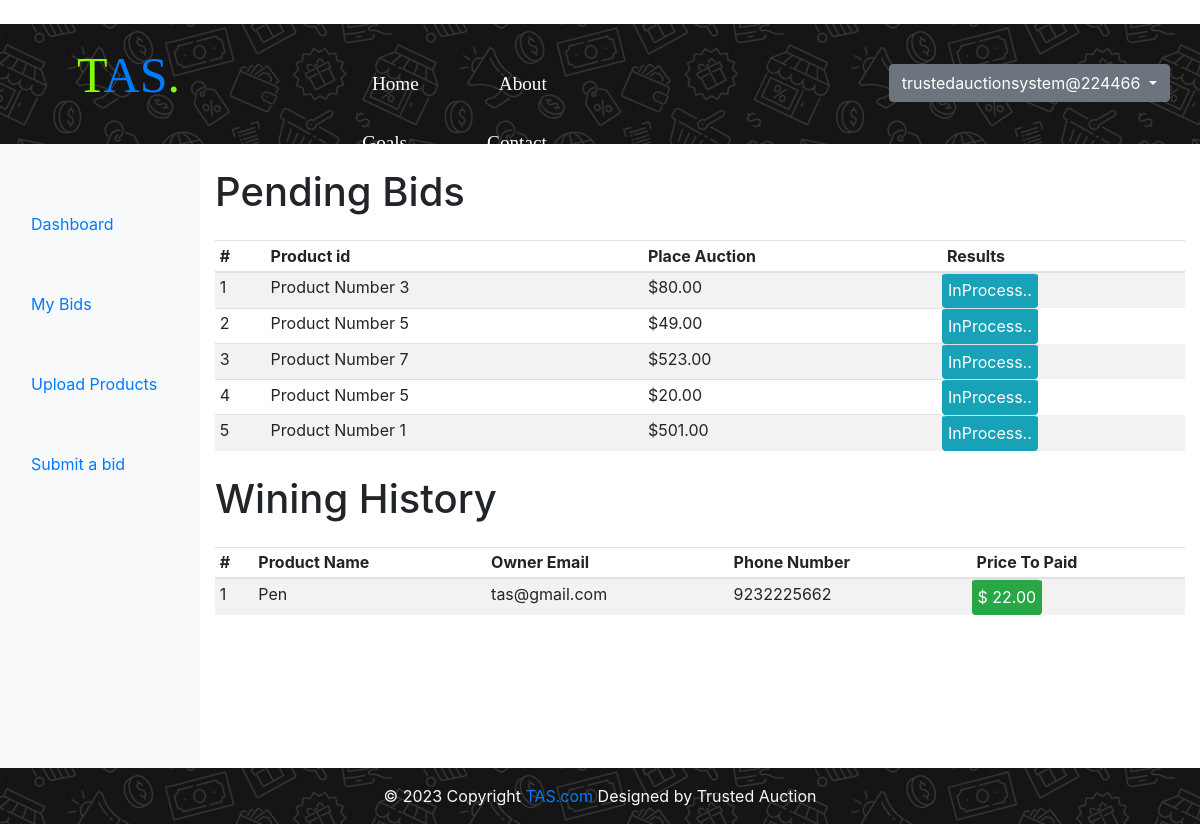
Screenshot of /shop/mybids/ (signed in) with the database file from the repository.
### shop/models.py (models this page shows, shortened)
class bidder(models.Model):
    bid = models.AutoField(primary_key = True)
    pid = models.CharField(max_length=50)
    bemail = models.EmailField(max_length=254)
    bprice = models.CharField(max_length=50)

class winner(models.Model):
    productid = models.AutoField(primary_key = True)
    productname = models.CharField(max_length=50)
    owneremail = models.CharField(max_length=50)
    winneremail = models.CharField(max_length=50)
    price = models.CharField(max_length = 50)
    phonenumber = models.IntegerField(default = 0)

### shop/views.py (the view)
# urls.py: path("mybids/" , views.mybids, name = "mybids"),
def mybids(request):
    wer = request.user
    em = (wer.email)
    da = bidder.objects.filter(bemail = em)
    count = da.count()
    if count == 0:
        param = { 'countda' : count}
    else:
        prod = product.objects.filter(id = da[0].pid)
    objs = winner.objects.filter(winneremail = em)
    param = {'bidding':da , 'nameprod' : prod[0],'objs':objs,'countda' : count , 'countobj':objs.count()}
    return render(request,"shop/mybids.html",param)

### shop/templates/shop/mybids.html (shortened to what this page needs)
{% extends 'shop/data.html' %}
{% block bufferbody %}
<div class="table-responsive tables">
    {% if countda == 0 %}
      <h1 style="margin-left:25rem;margin-top:12rem">No Record to show</h1>
    {%else%}
        <h1 class="mt-4">Pending Bids</h1>
        <table class="table table-striped table-sm mt-4">
        <thead>
            <tr>
            <th>#</th>
            <th>Product id</th>
            <th>Place Auction</th>
            <th>Results</th>
            </tr>
        </thead>
        <tbody>
            {% for prd in bidding %}
            <tr>
                <td>{{forloop.counter}}</td>
                <td>Product Number {{prd.pid}}</td>
                <td>${{prd.bprice}}.00</td>
                <td class="btn btn-info text-white">InProcess..</td>
            </tr>
            {%endfor%}
            </tbody>
        </table>
    {%endif%}
        <h1 class="mt-4">Wining History</h1>
        {% if countobj == 0 %}
            <center><h3>No History Found</h3></center>
        {% else %}
            <table class="table table-striped table-sm mt-4">
                <thead>
                    <tr>
                    <th>#</th>
                    <th>Product Name</th>
                    <th>Owner Email</th>
                    <th>Phone Number</th>
                    <th>Price To Paid</th>
                    </tr>
                </thead>
                <tbody>
                    {% for prd in objs %}
                    <tr>
                        <td>{{forloop.counter}}</td>
                        <td>{{prd.productname}}</td>
                        <td>{{prd.owneremail}}</td>
                        <td>{{prd.phonenumber}}</td>
                        <td class=" btn btn-success text-white">$ {{prd.price}}.00</td>
                    </tr>
                    {%endfor%}
                    </tbody>
                </table>
        {% endif %}
    </div>
{% endblock bufferbody %}

### shop/templates/shop/inheritance.html (shortened to what this page needs)
﻿<!doctype html>
<html lang="en">
<head>
    <link rel="stylesheet" href="https://stackpath.bootstrapcdn.com/bootstrap/4.2.1/css/bootstrap.min.css">
    <link rel="stylesheet" href="https://cdnjs.cloudflare.com/ajax/libs/font-awesome/6.4.0/css/all.min.css" />
    <link rel="stylesheet" href="https://cdnjs.cloudflare.com/ajax/libs/font-awesome/6.4.0/css/all.min.css" />
    {%load static%}
</head>
<body>
  <div class="container-fluid main">
    <nav>
      <div class="container-fluid d-flex">
        <div class="navbar-header">
          <a class="navbar-brand" href="#"><span class="sp">T</span>AS<span class="sp">.</span></a>
        </div>
        <ul class="nav navbar-nav d-flex flex-row mx-4 justify-content-end">
          <li style="padding-top: 30px;"><a href="http://127.0.0.1:8000">Home</a></li>
          <li style="padding-top: 30px;"><a href="http://127.0.0.1:8000/about/">About</a></li>
          <li style="padding-top: 30px;"><a href="http://127.0.0.1:8000/goals">Goals</a></li>
          <li style="padding-top: 30px;"><a href="http://127.0.0.1:8000/contact">Contact</a></li>
        </ul>
        {% if user.is_authenticated %}
          <div class="dropdown" style="padding-top:40px;margin-left: 270px;">
            <button class="btn btn-secondary dropdown-toggle" type="button" id="dropdownMenuButton" data-toggle="dropdown" aria-haspopup="true" aria-expanded="false">
              {{request.user}}
            </button>
          </div>
          {% endif %}
      </div>
    </nav>
  </div>
  {% block body%} {% endblock %}
      <footer class="font-small bg-dark text-light position-relative w-100 fixed-bottom">
        <div class="footer-copyright text-center py-3">
            &copy; 2023 Copyright
            <a class="text-decoration-none" href="http://127.0.0.1:8000/">TAS.com</a> Designed by Trusted Auction
        </div>
    </footer>
  </body>
</html>
</body>
</html>

### rows the page displays
bidder: pid "3", bprice "80"
bidder: pid "5", bprice "49"
bidder: pid "7", bprice "523"
bidder: pid "5", bprice "20"
bidder: pid "1", bprice "501"
winner: productname "Pen", owneremail "tas@gmail.com", phonenumber "9232225662", price "22"

### other values shown
{{ request.user }} "trustedauctionsystem@224466"
